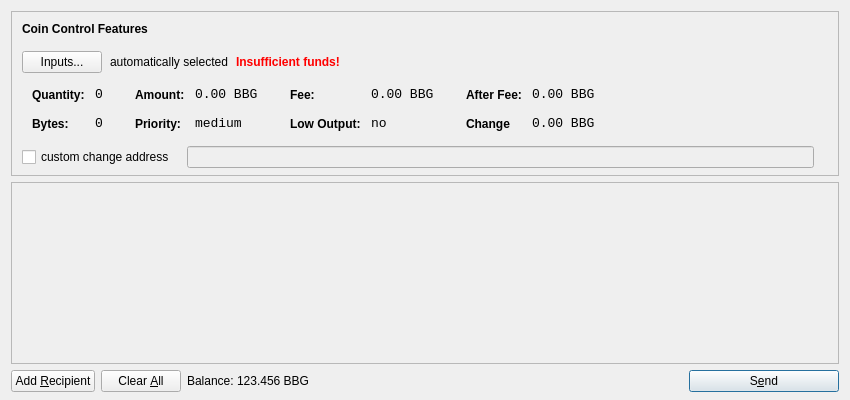
<?xml version="1.0" encoding="UTF-8"?>
<ui version="4.0">
 <class>SendCoinsDialog</class>
 <widget class="QDialog" name="SendCoinsDialog">
  <property name="geometry">
   <rect>
    <x>0</x>
    <y>0</y>
    <width>850</width>
    <height>400</height>
   </rect>
  </property>
  <property name="windowTitle">
   <string>Send Coins</string>
  </property>
  <layout class="QVBoxLayout" name="verticalLayout" stretch="0,1,0">
   <property name="bottomMargin">
    <number>8</number>
   </property>
   <item>
    <widget class="QFrame" name="frameCoinControl">
     <property name="sizePolicy">
      <sizepolicy hsizetype="Expanding" vsizetype="Expanding">
       <horstretch>0</horstretch>
       <verstretch>0</verstretch>
      </sizepolicy>
     </property>
     <property name="maximumSize">
      <size>
       <width>16777215</width>
       <height>16777215</height>
      </size>
     </property>
     <property name="frameShape">
      <enum>QFrame::StyledPanel</enum>
     </property>
     <property name="frameShadow">
      <enum>QFrame::Sunken</enum>
     </property>
     <layout class="QVBoxLayout" name="verticalLayoutCoinControl2">
      <property name="spacing">
       <number>-1</number>
      </property>
      <property name="leftMargin">
       <number>0</number>
      </property>
      <property name="topMargin">
       <number>0</number>
      </property>
      <property name="rightMargin">
       <number>0</number>
      </property>
      <property name="bottomMargin">
       <number>6</number>
      </property>
      <item>
       <layout class="QVBoxLayout" name="verticalLayoutCoinControl" stretch="0,0,0,0,1">
        <property name="spacing">
         <number>0</number>
        </property>
        <property name="leftMargin">
         <number>10</number>
        </property>
        <property name="topMargin">
         <number>10</number>
        </property>
        <item>
         <layout class="QHBoxLayout" name="horizontalLayoutCoinControl1">
          <property name="bottomMargin">
           <number>15</number>
          </property>
          <item>
           <widget class="QLabel" name="labelCoinControlFeatures">
            <property name="sizePolicy">
             <sizepolicy hsizetype="Preferred" vsizetype="Maximum">
              <horstretch>0</horstretch>
              <verstretch>0</verstretch>
             </sizepolicy>
            </property>
            <property name="font">
             <font>
              <weight>75</weight>
              <bold>true</bold>
             </font>
            </property>
            <property name="styleSheet">
             <string notr="true">font-weight:bold;</string>
            </property>
            <property name="text">
             <string>Coin Control Features</string>
            </property>
           </widget>
          </item>
         </layout>
        </item>
        <item>
         <layout class="QHBoxLayout" name="horizontalLayoutCoinControl2" stretch="0,0,0,0">
          <property name="spacing">
           <number>8</number>
          </property>
          <property name="bottomMargin">
           <number>10</number>
          </property>
          <item>
           <widget class="QPushButton" name="pushButtonCoinControl">
            <property name="styleSheet">
             <string notr="true"/>
            </property>
            <property name="text">
             <string>Inputs...</string>
            </property>
           </widget>
          </item>
          <item>
           <widget class="QLabel" name="labelCoinControlAutomaticallySelected">
            <property name="text">
             <string>automatically selected</string>
            </property>
            <property name="margin">
             <number>5</number>
            </property>
           </widget>
          </item>
          <item>
           <widget class="QLabel" name="labelCoinControlInsuffFunds">
            <property name="font">
             <font>
              <weight>75</weight>
              <bold>true</bold>
             </font>
            </property>
            <property name="styleSheet">
             <string notr="true">color:red;font-weight:bold;</string>
            </property>
            <property name="text">
             <string>Insufficient funds!</string>
            </property>
            <property name="margin">
             <number>5</number>
            </property>
           </widget>
          </item>
          <item>
           <spacer name="horizontalSpacerCoinControl">
            <property name="orientation">
             <enum>Qt::Horizontal</enum>
            </property>
            <property name="sizeHint" stdset="0">
             <size>
              <width>40</width>
              <height>1</height>
             </size>
            </property>
           </spacer>
          </item>
         </layout>
        </item>
        <item>
         <widget class="QWidget" name="widgetCoinControl" native="true">
          <property name="sizePolicy">
           <sizepolicy hsizetype="Preferred" vsizetype="Preferred">
            <horstretch>0</horstretch>
            <verstretch>0</verstretch>
           </sizepolicy>
          </property>
          <property name="minimumSize">
           <size>
            <width>0</width>
            <height>0</height>
           </size>
          </property>
          <property name="styleSheet">
           <string notr="true"/>
          </property>
          <layout class="QHBoxLayout" name="horizontalLayoutCoinControl5">
           <property name="margin">
            <number>0</number>
           </property>
           <item>
            <layout class="QHBoxLayout" name="horizontalLayoutCoinControl3" stretch="0,0,0,1">
             <property name="spacing">
              <number>20</number>
             </property>
             <property name="topMargin">
              <number>0</number>
             </property>
             <property name="bottomMargin">
              <number>10</number>
             </property>
             <item>
              <layout class="QFormLayout" name="formLayoutCoinControl1">
               <property name="horizontalSpacing">
                <number>10</number>
               </property>
               <property name="verticalSpacing">
                <number>14</number>
               </property>
               <property name="leftMargin">
                <number>10</number>
               </property>
               <property name="topMargin">
                <number>4</number>
               </property>
               <property name="rightMargin">
                <number>6</number>
               </property>
               <item row="0" column="0">
                <widget class="QLabel" name="labelCoinControlQuantityText">
                 <property name="styleSheet">
                  <string notr="true">font-weight:bold;</string>
                 </property>
                 <property name="text">
                  <string>Quantity:</string>
                 </property>
                 <property name="margin">
                  <number>0</number>
                 </property>
                </widget>
               </item>
               <item row="0" column="1">
                <widget class="QLabel" name="labelCoinControlQuantity">
                 <property name="font">
                  <font>
                   <family>Monospace</family>
                   <pointsize>10</pointsize>
                  </font>
                 </property>
                 <property name="cursor">
                  <cursorShape>IBeamCursor</cursorShape>
                 </property>
                 <property name="contextMenuPolicy">
                  <enum>Qt::ActionsContextMenu</enum>
                 </property>
                 <property name="text">
                  <string>0</string>
                 </property>
                 <property name="margin">
                  <number>0</number>
                 </property>
                 <property name="textInteractionFlags">
                  <set>Qt::LinksAccessibleByMouse|Qt::TextSelectableByKeyboard|Qt::TextSelectableByMouse</set>
                 </property>
                </widget>
               </item>
               <item row="1" column="0">
                <widget class="QLabel" name="labelCoinControlBytesText">
                 <property name="styleSheet">
                  <string notr="true">font-weight:bold;</string>
                 </property>
                 <property name="text">
                  <string>Bytes:</string>
                 </property>
                </widget>
               </item>
               <item row="1" column="1">
                <widget class="QLabel" name="labelCoinControlBytes">
                 <property name="font">
                  <font>
                   <family>Monospace</family>
                   <pointsize>10</pointsize>
                  </font>
                 </property>
                 <property name="cursor">
                  <cursorShape>IBeamCursor</cursorShape>
                 </property>
                 <property name="contextMenuPolicy">
                  <enum>Qt::ActionsContextMenu</enum>
                 </property>
                 <property name="text">
                  <string>0</string>
                 </property>
                 <property name="textInteractionFlags">
                  <set>Qt::LinksAccessibleByMouse|Qt::TextSelectableByKeyboard|Qt::TextSelectableByMouse</set>
                 </property>
                </widget>
               </item>
              </layout>
             </item>
             <item>
              <layout class="QFormLayout" name="formLayoutCoinControl2">
               <property name="horizontalSpacing">
                <number>10</number>
               </property>
               <property name="verticalSpacing">
                <number>14</number>
               </property>
               <property name="leftMargin">
                <number>6</number>
               </property>
               <property name="topMargin">
                <number>4</number>
               </property>
               <property name="rightMargin">
                <number>6</number>
               </property>
               <item row="0" column="0">
                <widget class="QLabel" name="labelCoinControlAmountText">
                 <property name="styleSheet">
                  <string notr="true">font-weight:bold;</string>
                 </property>
                 <property name="text">
                  <string>Amount:</string>
                 </property>
                 <property name="margin">
                  <number>0</number>
                 </property>
                </widget>
               </item>
               <item row="0" column="1">
                <widget class="QLabel" name="labelCoinControlAmount">
                 <property name="font">
                  <font>
                   <family>Monospace</family>
                   <pointsize>10</pointsize>
                  </font>
                 </property>
                 <property name="cursor">
                  <cursorShape>IBeamCursor</cursorShape>
                 </property>
                 <property name="contextMenuPolicy">
                  <enum>Qt::ActionsContextMenu</enum>
                 </property>
                 <property name="text">
                  <string>0.00 BBG</string>
                 </property>
                 <property name="textInteractionFlags">
                  <set>Qt::LinksAccessibleByMouse|Qt::TextSelectableByKeyboard|Qt::TextSelectableByMouse</set>
                 </property>
                </widget>
               </item>
               <item row="1" column="0">
                <widget class="QLabel" name="labelCoinControlPriorityText">
                 <property name="styleSheet">
                  <string notr="true">font-weight:bold;</string>
                 </property>
                 <property name="text">
                  <string>Priority:</string>
                 </property>
                </widget>
               </item>
               <item row="1" column="1">
                <widget class="QLabel" name="labelCoinControlPriority">
                 <property name="font">
                  <font>
                   <family>Monospace</family>
                   <pointsize>10</pointsize>
                  </font>
                 </property>
                 <property name="cursor">
                  <cursorShape>IBeamCursor</cursorShape>
                 </property>
                 <property name="contextMenuPolicy">
                  <enum>Qt::ActionsContextMenu</enum>
                 </property>
                 <property name="text">
                  <string>medium</string>
                 </property>
                 <property name="textInteractionFlags">
                  <set>Qt::LinksAccessibleByMouse|Qt::TextSelectableByKeyboard|Qt::TextSelectableByMouse</set>
                 </property>
                </widget>
               </item>
              </layout>
             </item>
             <item>
              <layout class="QFormLayout" name="formLayoutCoinControl3">
               <property name="horizontalSpacing">
                <number>10</number>
               </property>
               <property name="verticalSpacing">
                <number>14</number>
               </property>
               <property name="leftMargin">
                <number>6</number>
               </property>
               <property name="topMargin">
                <number>4</number>
               </property>
               <property name="rightMargin">
                <number>6</number>
               </property>
               <item row="0" column="0">
                <widget class="QLabel" name="labelCoinControlFeeText">
                 <property name="styleSheet">
                  <string notr="true">font-weight:bold;</string>
                 </property>
                 <property name="text">
                  <string>Fee:</string>
                 </property>
                 <property name="margin">
                  <number>0</number>
                 </property>
                </widget>
               </item>
               <item row="0" column="1">
                <widget class="QLabel" name="labelCoinControlFee">
                 <property name="font">
                  <font>
                   <family>Monospace</family>
                   <pointsize>10</pointsize>
                  </font>
                 </property>
                 <property name="cursor">
                  <cursorShape>IBeamCursor</cursorShape>
                 </property>
                 <property name="contextMenuPolicy">
                  <enum>Qt::ActionsContextMenu</enum>
                 </property>
                 <property name="text">
                  <string>0.00 BBG</string>
                 </property>
                 <property name="textInteractionFlags">
                  <set>Qt::LinksAccessibleByMouse|Qt::TextSelectableByKeyboard|Qt::TextSelectableByMouse</set>
                 </property>
                </widget>
               </item>
               <item row="1" column="0">
                <widget class="QLabel" name="labelCoinControlLowOutputText">
                 <property name="styleSheet">
                  <string notr="true">font-weight:bold;</string>
                 </property>
                 <property name="text">
                  <string>Low Output:</string>
                 </property>
                </widget>
               </item>
               <item row="1" column="1">
                <widget class="QLabel" name="labelCoinControlLowOutput">
                 <property name="font">
                  <font>
                   <family>Monospace</family>
                   <pointsize>10</pointsize>
                  </font>
                 </property>
                 <property name="cursor">
                  <cursorShape>IBeamCursor</cursorShape>
                 </property>
                 <property name="contextMenuPolicy">
                  <enum>Qt::ActionsContextMenu</enum>
                 </property>
                 <property name="text">
                  <string>no</string>
                 </property>
                 <property name="textInteractionFlags">
                  <set>Qt::LinksAccessibleByMouse|Qt::TextSelectableByKeyboard|Qt::TextSelectableByMouse</set>
                 </property>
                </widget>
               </item>
              </layout>
             </item>
             <item>
              <layout class="QFormLayout" name="formLayoutCoinControl4">
               <property name="horizontalSpacing">
                <number>10</number>
               </property>
               <property name="verticalSpacing">
                <number>14</number>
               </property>
               <property name="leftMargin">
                <number>6</number>
               </property>
               <property name="topMargin">
                <number>4</number>
               </property>
               <property name="rightMargin">
                <number>6</number>
               </property>
               <item row="0" column="0">
                <widget class="QLabel" name="labelCoinControlAfterFeeText">
                 <property name="styleSheet">
                  <string notr="true">font-weight:bold;</string>
                 </property>
                 <property name="text">
                  <string>After Fee:</string>
                 </property>
                 <property name="margin">
                  <number>0</number>
                 </property>
                </widget>
               </item>
               <item row="0" column="1">
                <widget class="QLabel" name="labelCoinControlAfterFee">
                 <property name="font">
                  <font>
                   <family>Monospace</family>
                   <pointsize>10</pointsize>
                  </font>
                 </property>
                 <property name="cursor">
                  <cursorShape>IBeamCursor</cursorShape>
                 </property>
                 <property name="contextMenuPolicy">
                  <enum>Qt::ActionsContextMenu</enum>
                 </property>
                 <property name="text">
                  <string>0.00 BBG</string>
                 </property>
                 <property name="textInteractionFlags">
                  <set>Qt::LinksAccessibleByMouse|Qt::TextSelectableByKeyboard|Qt::TextSelectableByMouse</set>
                 </property>
                </widget>
               </item>
               <item row="1" column="0">
                <widget class="QLabel" name="labelCoinControlChangeText">
                 <property name="styleSheet">
                  <string notr="true">font-weight:bold;</string>
                 </property>
                 <property name="text">
                  <string>Change</string>
                 </property>
                </widget>
               </item>
               <item row="1" column="1">
                <widget class="QLabel" name="labelCoinControlChange">
                 <property name="font">
                  <font>
                   <family>Monospace</family>
                   <pointsize>10</pointsize>
                  </font>
                 </property>
                 <property name="cursor">
                  <cursorShape>IBeamCursor</cursorShape>
                 </property>
                 <property name="contextMenuPolicy">
                  <enum>Qt::ActionsContextMenu</enum>
                 </property>
                 <property name="text">
                  <string>0.00 BBG</string>
                 </property>
                 <property name="textInteractionFlags">
                  <set>Qt::LinksAccessibleByMouse|Qt::TextSelectableByKeyboard|Qt::TextSelectableByMouse</set>
                 </property>
                </widget>
               </item>
              </layout>
             </item>
            </layout>
           </item>
          </layout>
         </widget>
        </item>
        <item>
         <layout class="QHBoxLayout" name="horizontalLayoutCoinControl4" stretch="0,0,0">
          <property name="spacing">
           <number>12</number>
          </property>
          <property name="sizeConstraint">
           <enum>QLayout::SetDefaultConstraint</enum>
          </property>
          <property name="topMargin">
           <number>5</number>
          </property>
          <property name="rightMargin">
           <number>5</number>
          </property>
          <item>
           <widget class="QCheckBox" name="checkBoxCoinControlChange">
            <property name="text">
             <string>custom change address</string>
            </property>
           </widget>
          </item>
          <item>
           <widget class="QLineEdit" name="lineEditCoinControlChange">
            <property name="enabled">
             <bool>false</bool>
            </property>
            <property name="sizePolicy">
             <sizepolicy hsizetype="Expanding" vsizetype="Fixed">
              <horstretch>0</horstretch>
              <verstretch>0</verstretch>
             </sizepolicy>
            </property>
           </widget>
          </item>
          <item>
           <widget class="QLabel" name="labelCoinControlChangeLabel">
            <property name="sizePolicy">
             <sizepolicy hsizetype="Preferred" vsizetype="Expanding">
              <horstretch>0</horstretch>
              <verstretch>0</verstretch>
             </sizepolicy>
            </property>
            <property name="minimumSize">
             <size>
              <width>0</width>
              <height>0</height>
             </size>
            </property>
            <property name="text">
             <string/>
            </property>
            <property name="margin">
             <number>3</number>
            </property>
           </widget>
          </item>
         </layout>
        </item>
        <item>
         <spacer name="verticalSpacerCoinControl">
          <property name="orientation">
           <enum>Qt::Vertical</enum>
          </property>
          <property name="sizeHint" stdset="0">
           <size>
            <width>800</width>
            <height>1</height>
           </size>
          </property>
         </spacer>
        </item>
       </layout>
      </item>
     </layout>
    </widget>
   </item>
   <item>
    <widget class="QScrollArea" name="scrollArea">
     <property name="widgetResizable">
      <bool>true</bool>
     </property>
     <widget class="QWidget" name="scrollAreaWidgetContents">
      <property name="geometry">
       <rect>
        <x>0</x>
        <y>0</y>
        <width>830</width>
        <height>165</height>
       </rect>
      </property>
      <layout class="QVBoxLayout" name="verticalLayout_2">
       <property name="margin">
        <number>0</number>
       </property>
       <item>
        <layout class="QVBoxLayout" name="entries">
         <property name="spacing">
          <number>6</number>
         </property>
        </layout>
       </item>
       <item>
        <spacer name="verticalSpacer">
         <property name="orientation">
          <enum>Qt::Vertical</enum>
         </property>
         <property name="sizeHint" stdset="0">
          <size>
           <width>20</width>
           <height>40</height>
          </size>
         </property>
        </spacer>
       </item>
      </layout>
     </widget>
    </widget>
   </item>
   <item>
    <layout class="QHBoxLayout" name="horizontalLayout">
     <item>
      <widget class="QPushButton" name="addButton">
       <property name="toolTip">
        <string>Send to multiple recipients at once</string>
       </property>
       <property name="text">
        <string>Add &amp;Recipient</string>
       </property>
       <property name="icon">
        <iconset resource="../bitcoin.qrc">
         <normaloff>:/icons/add</normaloff>:/icons/add</iconset>
       </property>
       <property name="autoDefault">
        <bool>false</bool>
       </property>
      </widget>
     </item>
     <item>
      <widget class="QPushButton" name="clearButton">
       <property name="sizePolicy">
        <sizepolicy hsizetype="Minimum" vsizetype="Fixed">
         <horstretch>0</horstretch>
         <verstretch>0</verstretch>
        </sizepolicy>
       </property>
       <property name="toolTip">
        <string>Remove all transaction fields</string>
       </property>
       <property name="text">
        <string>Clear &amp;All</string>
       </property>
       <property name="icon">
        <iconset resource="../bitcoin.qrc">
         <normaloff>:/icons/remove</normaloff>:/icons/remove</iconset>
       </property>
       <property name="autoRepeatDelay">
        <number>300</number>
       </property>
       <property name="autoDefault">
        <bool>false</bool>
       </property>
      </widget>
     </item>
     <item>
      <layout class="QHBoxLayout" name="horizontalLayout_2">
       <property name="spacing">
        <number>3</number>
       </property>
       <item>
        <widget class="QLabel" name="label">
         <property name="sizePolicy">
          <sizepolicy hsizetype="Preferred" vsizetype="Fixed">
           <horstretch>0</horstretch>
           <verstretch>0</verstretch>
          </sizepolicy>
         </property>
         <property name="text">
          <string>Balance:</string>
         </property>
        </widget>
       </item>
       <item>
        <widget class="QLabel" name="labelBalance">
         <property name="sizePolicy">
          <sizepolicy hsizetype="Preferred" vsizetype="Fixed">
           <horstretch>0</horstretch>
           <verstretch>0</verstretch>
          </sizepolicy>
         </property>
         <property name="cursor">
          <cursorShape>IBeamCursor</cursorShape>
         </property>
         <property name="text">
          <string>123.456 BBG</string>
         </property>
         <property name="textInteractionFlags">
          <set>Qt::LinksAccessibleByMouse|Qt::TextSelectableByKeyboard|Qt::TextSelectableByMouse</set>
         </property>
        </widget>
       </item>
      </layout>
     </item>
     <item>
      <spacer name="horizontalSpacer">
       <property name="orientation">
        <enum>Qt::Horizontal</enum>
       </property>
       <property name="sizeHint" stdset="0">
        <size>
         <width>40</width>
         <height>20</height>
        </size>
       </property>
      </spacer>
     </item>
     <item>
      <widget class="QPushButton" name="sendButton">
       <property name="minimumSize">
        <size>
         <width>150</width>
         <height>0</height>
        </size>
       </property>
       <property name="toolTip">
        <string>Confirm the send action</string>
       </property>
       <property name="text">
        <string>S&amp;end</string>
       </property>
       <property name="icon">
        <iconset resource="../bitcoin.qrc">
         <normaloff>:/icons/send</normaloff>:/icons/send</iconset>
       </property>
       <property name="default">
        <bool>true</bool>
       </property>
      </widget>
     </item>
    </layout>
   </item>
  </layout>
 </widget>
 <resources>
  <include location="../bitcoin.qrc"/>
 </resources>
 <connections/>
</ui>
